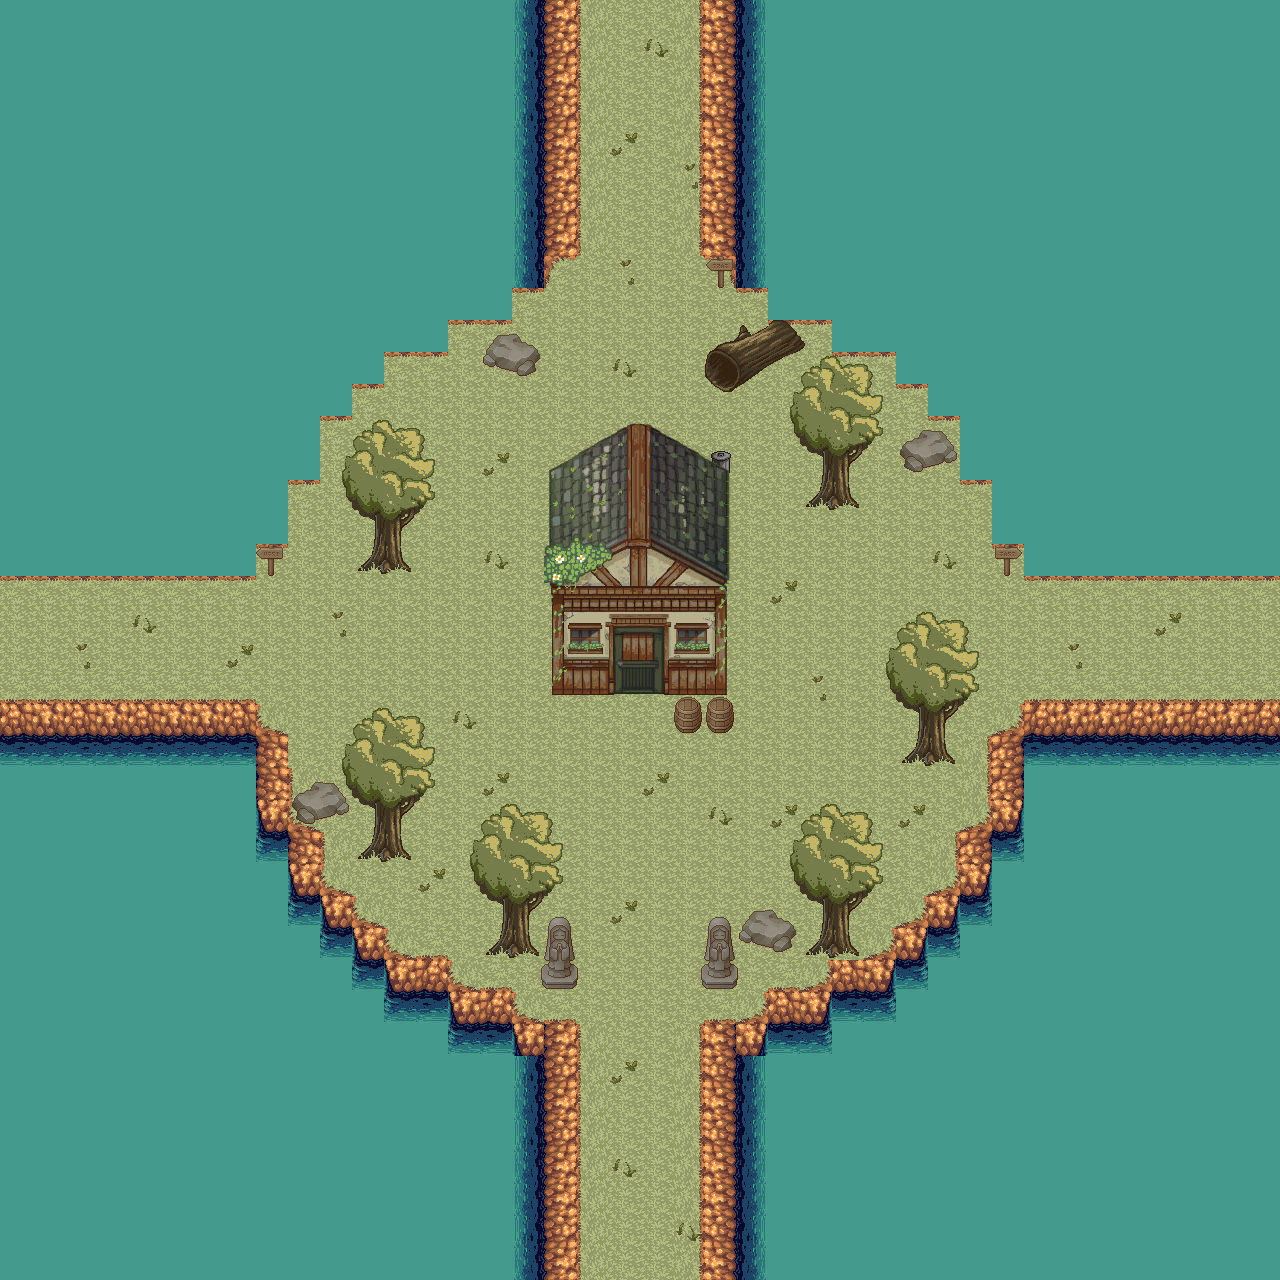

This is a level from a 2D game, rendered from its Tiled map with the project's own tilesets. A one-line summary and the map file follow, with tile-layer data summarised:
An orthogonal 40x40 tile map with 32x32 px tiles, 7 tile layers (Collision Layer, Collision Layer 2, Ground Layer, Ground Layer 2, ...), 7 tilesets.

<map version="1.10" tiledversion="1.11.0" orientation="orthogonal" renderorder="right-down" width="40" height="40" tilewidth="32" tileheight="32" infinite="0" nextlayerid="9" nextobjectid="1">
 <tileset firstgid="1" source="../tilesets/hyptosis_tile-art-batch-1.tsx" />
 <tileset firstgid="901" source="../tilesets/TX Tileset Grass.tsx" />
 <tileset firstgid="965" source="../tilesets/TX Props.tsx" />
 <tileset firstgid="1221" source="../tilesets/hyptosis_til-art-batch-2.tsx" />
 <tileset firstgid="2121" source="../tilesets/hyptosis_tile-art-batch-3.tsx" />
 <tileset firstgid="3021" source="../tilesets/output-onlinepngtools.tsx" />
 <tileset firstgid="3165" source="../tilesets/hyptosis_sprites-and-tiles-for-you.tsx" />
 <layer id="2" name="Collision Layer" width="40" height="40">
  <properties>
   <property name="solid" type="bool" value="true" />
  </properties>
  <data>[1600 cells, 1075 non-empty, 1 distinct tile ids]</data>
 </layer>
 <layer id="8" name="Collision Layer 2" width="40" height="40">
  <data>[1600 cells, 0 non-empty, 0 distinct tile ids]</data>
 </layer>
 <layer id="1" name="Ground Layer" width="40" height="40">
  <data>[1600 cells, 712 non-empty, 9 distinct tile ids]</data>
 </layer>
 <layer id="5" name="Ground Layer 2" width="40" height="40">
  <data>[1600 cells, 31 non-empty, 7 distinct tile ids]</data>
 </layer>
 <layer id="6" name="Ground Layer 3" width="40" height="40">
  <data>[1600 cells, 2 non-empty, 1 distinct tile ids]</data>
 </layer>
 <layer id="7" name="Collision Layer 3" width="40" height="40">
  <properties>
   <property name="solid" type="bool" value="true" />
  </properties>
  <data>[1600 cells, 81 non-empty, 56 distinct tile ids]</data>
 </layer>
 <layer id="3" name="Top Layer" width="40" height="40">
  <properties>
   <property name="show_over_player" type="bool" value="true" />
  </properties>
  <data>[1600 cells, 106 non-empty, 33 distinct tile ids]</data>
 </layer>
</map>
